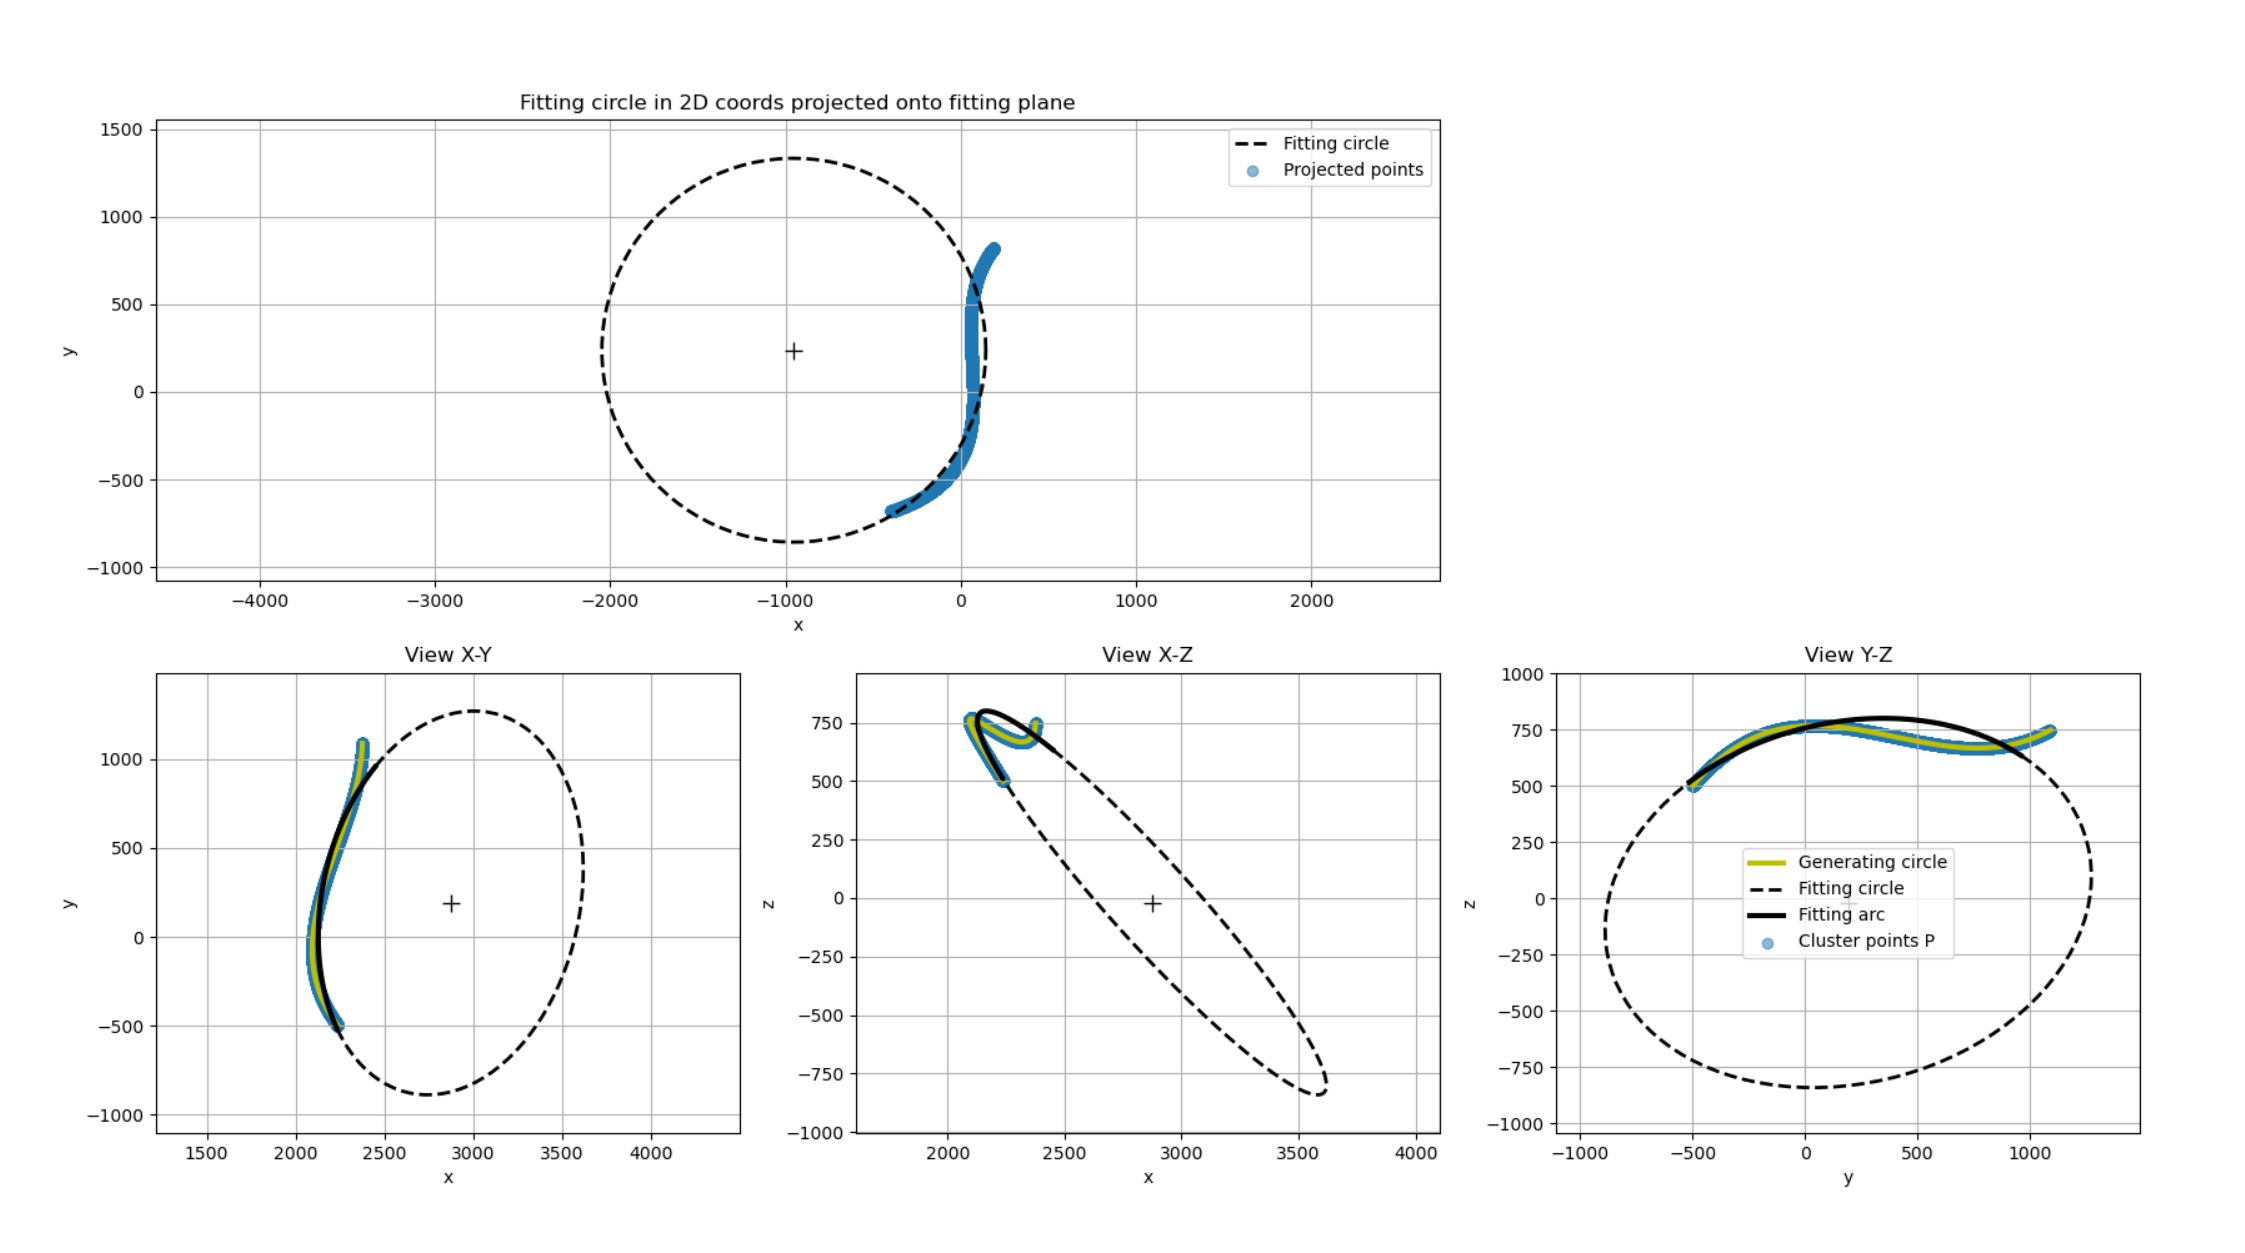

Python code for this plot:
import numpy as np
from matplotlib.pyplot import *
from mpl_toolkits.mplot3d.axes3d import Axes3D
import matplotlib.pyplot as plt
from pandas import *

def generate_circle_by_vectors(t, C, r, n, u):
    n = n/np.linalg.norm(n)
    u = u/np.linalg.norm(u)
    P_circle = r*np.cos(t)[:,np.newaxis]*u + r*np.sin(t)[:,np.newaxis]*np.cross(n,u) + C
    return P_circle

def fit_circle_2d(x, y, w=[]):
    
    A = np.array([x, y, np.ones(len(x))]).T
    b = x**2 + y**2
    
    # Modify A,b for weighted least squares
    if len(w) == len(x):
        W = np.diag(w)
        A = np.dot(W,A)
        b = np.dot(W,b)
    
    # Solve by method of least squares
    c = np.linalg.lstsq(A,b,rcond=None)[0]
    
    # Get circle parameters from solution c
    xc = c[0]/2
    yc = c[1]/2
    r = np.sqrt(c[2] + xc**2 + yc**2)
    return xc, yc, r


#-------------------------------------------------------------------------------
# RODRIGUES ROTATION
# - Rotate given points based on a starting and ending vector
# - Axis k and angle of rotation theta given by vectors n0,n1
#   curve_rot = P*cos(theta) + (k x P)*sin(theta) + k*<k,P>*(1-cos(theta))
#-------------------------------------------------------------------------------
def rodrigues_rot(curve, n0, n1):
    
    # If curve is only 1d array (coords of single point), fix it to be matrix
    if curve.ndim == 1:
        curve = curve[np.newaxis,:]
    
    # Get vector of rotation k and angle theta
    n0 = n0/np.linalg.norm(n0)
    n1 = n1/np.linalg.norm(n1)
    k = np.cross(n0,n1)
    k = k/np.linalg.norm(k)
    theta = np.arccos(np.dot(n0,n1))
    
    # Compute rotated points
    curve_rot = np.zeros((len(curve),3))
    for i in range(len(curve)):
        curve_rot[i] = curve[i]*np.cos(theta) + np.cross(k,curve[i])*np.sin(theta) + k*np.dot(k,curve[i])*(1-np.cos(theta))

    return curve_rot


#-------------------------------------------------------------------------------
# ANGLE BETWEEN
# - Get angle between vectors u,v with sign based on plane with unit normal n
#-------------------------------------------------------------------------------
def angle_between(u, v, n=None):
    if n is None:
        return np.arctan2(np.linalg.norm(np.cross(u,v)), np.dot(u,v))
    else:
        return np.arctan2(np.dot(n,np.cross(u,v)), np.dot(u,v))

    
#-------------------------------------------------------------------------------
# - Make axes of 3D plot to have equal scales
# - This is a workaround to Matplotlib's set_aspect('equal') and axis('equal')
#   which were not working for 3D
#-------------------------------------------------------------------------------
def set_axes_equal_3d(ax):
    limits = np.array([ax.get_xlim3d(), ax.get_ylim3d(), ax.get_zlim3d()])
    spans = np.abs(limits[:,0] - limits[:,1])
    centers = np.mean(limits, axis=1)
    radius = 0.5 * np.max(spans)
    ax.set_xlim3d([centers[0]-radius, centers[0]+radius])
    ax.set_ylim3d([centers[1]-radius, centers[1]+radius])
    ax.set_zlim3d([centers[2]-radius, centers[2]+radius])


###read in points
col_names=['X', 'Y', 'Z','direction_x', 'direction_y', 'direction_z'] 
data = read_csv("data/from_interp/Curve_in_base_frame.csv", names=col_names)
curve_x=data['X'].tolist()
curve_y=data['Y'].tolist()
curve_z=data['Z'].tolist()
curve=np.vstack((curve_x, curve_y, curve_z)).T

fig = figure(figsize=(15,11))
alpha_pts = 0.5
figshape = (2,3)
ax = [None]*4
ax[0] = subplot2grid(figshape, loc=(0,0), colspan=2)
ax[1] = subplot2grid(figshape, loc=(1,0))
ax[2] = subplot2grid(figshape, loc=(1,1))
ax[3] = subplot2grid(figshape, loc=(1,2))
i = 0
ax[i].set_title('Fitting circle in 2D coords projected onto fitting plane')
ax[i].set_xlabel('x'); ax[i].set_ylabel('y');
ax[i].set_aspect('equal', 'datalim'); ax[i].margins(.1, .1); ax[i].grid()
i = 1
ax[i].plot(curve[:,0], curve[:,1], 'y-', lw=3, label='Generating circle')
ax[i].scatter(curve[:,0], curve[:,1], alpha=alpha_pts, label='Cluster points P')
ax[i].set_title('View X-Y')
ax[i].set_xlabel('x'); ax[i].set_ylabel('y');
ax[i].set_aspect('equal', 'datalim'); ax[i].margins(.1, .1); ax[i].grid()
i = 2
ax[i].plot(curve[:,0], curve[:,2], 'y-', lw=3, label='Generating circle')
ax[i].scatter(curve[:,0], curve[:,2], alpha=alpha_pts, label='Cluster points P')
ax[i].set_title('View X-Z')
ax[i].set_xlabel('x'); ax[i].set_ylabel('z'); 
ax[i].set_aspect('equal', 'datalim'); ax[i].margins(.1, .1); ax[i].grid()
i = 3
ax[i].plot(curve[:,1], curve[:,2], 'y-', lw=3, label='Generating circle')
ax[i].scatter(curve[:,1], curve[:,2], alpha=alpha_pts, label='Cluster points P')
ax[i].set_title('View Y-Z')
ax[i].set_xlabel('y'); ax[i].set_ylabel('z'); 
ax[i].set_aspect('equal', 'datalim'); ax[i].margins(.1, .1); ax[i].grid()

#-------------------------------------------------------------------------------
# (1) Fitting plane by SVD for the mean-centered data
# Eq. of plane is <p,n> + d = 0, where curve is a point on plane and n is normal vector
#-------------------------------------------------------------------------------
curve_mean = curve.mean(axis=0)
curve_centered = curve - curve_mean
U,s,V = np.linalg.svd(curve_centered)

# Normal vector of fitting plane is given by 3rd column in V
# Note linalg.svd returns V^T, so we need to select 3rd row from V^T
normal = V[2,:]
d = -np.dot(curve_mean, normal)  # d = -<p,n>

#-------------------------------------------------------------------------------
# (2) Project points to coords X-Y in 2D plane
#-------------------------------------------------------------------------------
curve_xy = rodrigues_rot(curve_centered, normal, [0,0,1])

ax[0].scatter(curve_xy[:,0], curve_xy[:,1], alpha=alpha_pts, label='Projected points')

#-------------------------------------------------------------------------------
# (3) Fit circle in new 2D coords
#-------------------------------------------------------------------------------
xc, yc, r = fit_circle_2d(curve_xy[:,0], curve_xy[:,1])

#--- Generate circle points in 2D
t = np.linspace(0, 2*np.pi, 100)
xx = xc + r*np.cos(t)
yy = yc + r*np.sin(t)

ax[0].plot(xx, yy, 'k--', lw=2, label='Fitting circle')
ax[0].plot(xc, yc, 'k+', ms=10)
ax[0].legend()

#-------------------------------------------------------------------------------
# (4) Transform circle center back to 3D coords
#-------------------------------------------------------------------------------
C = rodrigues_rot(np.array([xc,yc,0]), [0,0,1], normal) + curve_mean
C = C.flatten()

#--- Generate points for fitting circle
t = np.linspace(0, 2*np.pi, 100)
u = curve[0] - C
curve_fitcircle = generate_circle_by_vectors(t, C, r, normal, u)

ax[1].plot(curve_fitcircle[:,0], curve_fitcircle[:,1], 'k--', lw=2, label='Fitting circle')
ax[2].plot(curve_fitcircle[:,0], curve_fitcircle[:,2], 'k--', lw=2, label='Fitting circle')
ax[3].plot(curve_fitcircle[:,1], curve_fitcircle[:,2], 'k--', lw=2, label='Fitting circle')
ax[3].legend()

#--- Generate points for fitting arc
u = curve[0] - C
v = curve[-1] - C
theta = angle_between(u, v, normal)

t = np.linspace(0, theta, 100)
curve_fitarc = generate_circle_by_vectors(t, C, r, normal, u)

ax[1].plot(curve_fitarc[:,0], curve_fitarc[:,1], 'k-', lw=3, label='Fitting arc')
ax[2].plot(curve_fitarc[:,0], curve_fitarc[:,2], 'k-', lw=3, label='Fitting arc')
ax[3].plot(curve_fitarc[:,1], curve_fitarc[:,2], 'k-', lw=3, label='Fitting arc')
ax[1].plot(C[0], C[1], 'k+', ms=10)
ax[2].plot(C[0], C[2], 'k+', ms=10)
ax[3].plot(C[1], C[2], 'k+', ms=10)
ax[3].legend()

plt.show()
print('Fitting plane: n = %s' % np.array_str(normal, precision=4))
print('Fitting circle: center = %s, r = %.4g' % (np.array_str(C, precision=4), r))
print('Fitting arc: u = %s, θ = %.4g' % (np.array_str(u, precision=4), theta*180/np.pi))
